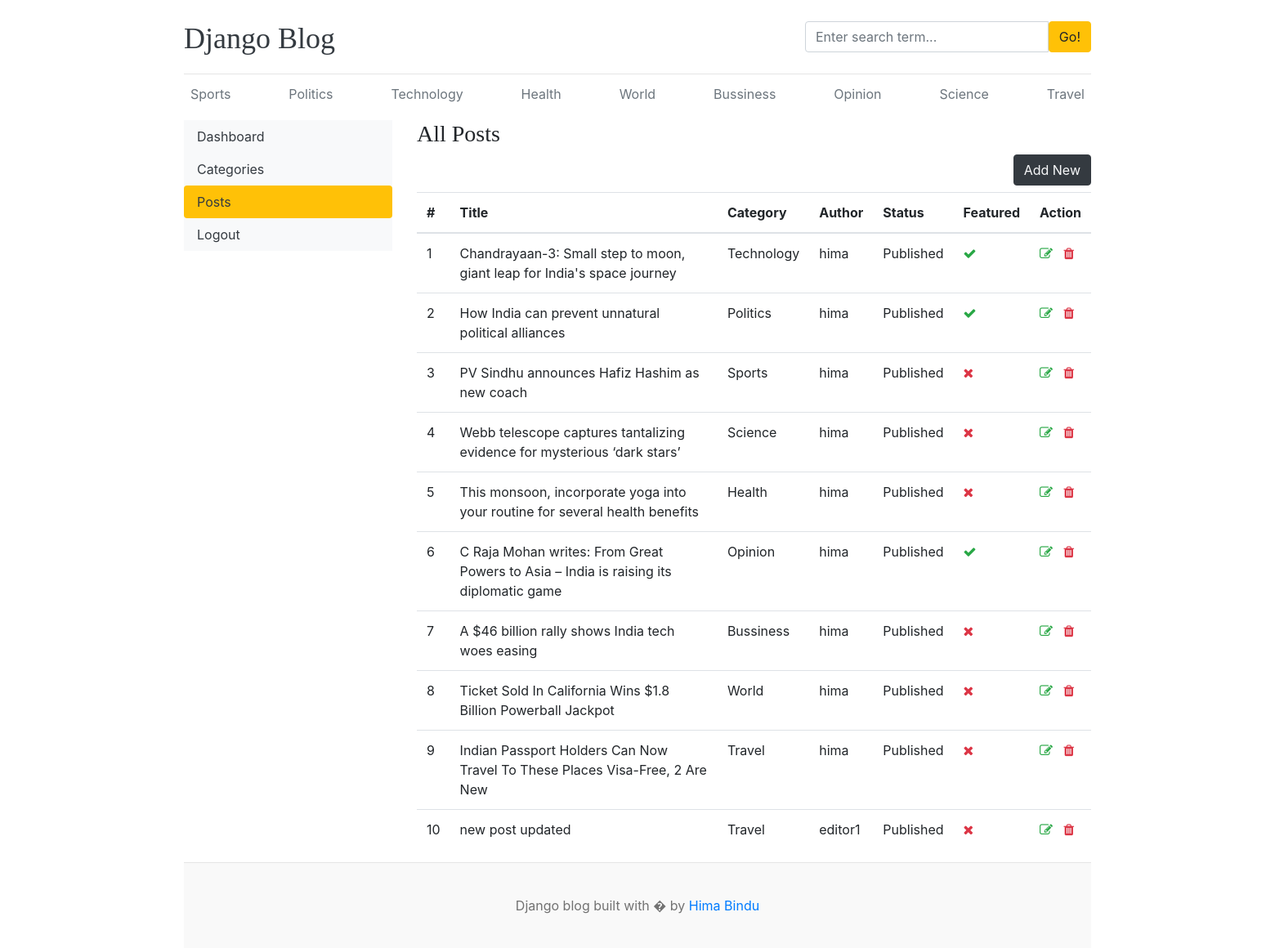
The app's page /dashboard/posts/ with its own data.
### blogs/models.py (models this page shows, shortened)
class Category(models.Model):
    category_name=models.CharField(max_length=50,unique=True)
    created_at=models.DateTimeField(auto_now_add=True)
    updated_at=models.DateTimeField(auto_now=True)
    class Meta:
       verbose_name_plural='categories'
    def __str__(self):
        return self.category_name

class Blog(models.Model):
    title=models.CharField(max_length=100)
    slug=models.SlugField(max_length=150,unique=True,blank=True)
    category=models.ForeignKey(Category,on_delete=models.CASCADE)
    author=models.ForeignKey(User,on_delete=models.CASCADE)
    featured_image=models.ImageField(upload_to='uploads/%Y/%m/%d')
    short_description=models.TextField(max_length=500)
    blog_body=models.TextField(max_length=2000)
    status=models.CharField(max_length=20,choices=STATUS_CHOICES,default="Draft")
    is_featured=models.BooleanField(default=False)
    created_at=models.DateTimeField(auto_now_add=True)
    updated_at=models.DateTimeField(auto_now=True)

### dashboards/views.py (the view)
# urls.py: path('posts/',views.posts,name='posts'),
def posts(request):
    posts=Blog.objects.all()
    context={
        'posts':posts,
    }
    return render(request,'dashboard/posts.html',context)

### blogs/context_processors.py (called while the page is built)
def get_categories(request):
    categories=Category.objects.all()
    return dict(categories=categories)

def get_social_links(request):
    social_links=SocialLink.objects.all()
    return dict(social_links=social_links)

### templates/dashboard/posts.html (shortened to what this page needs)
{% extends 'base.html' %}
{% block content %}
<div class="row">
  {% include 'dashboard/sidebar.html' %}
  <div class="col-md-9">
    <h3>All Posts</h3>
    <a href="{% url 'add_post' %}" class="btn btn-dark text-light float-right mb-2">Add New</a>
    <table class="table table-hover">
      <thead>
        <tr>
          <th>#</th>
          <th>Title</th>
          <th>Category</th>
          <th>Author</th>
          <th>Status</th>
          <th>Featured</th>
          <th>Action</th>
        </tr>
      </thead>
      <tbody>
        {% for post in posts %}
        <tr>
          <td>{{ forloop.counter }}</td>
          <td>{{ post.title }}</td>
          <td>{{ post.category }}</td>
          <td>{{ post.author }}</td>
          <td>{{ post.status }}</td>
          <td>{% if post.is_featured %}<i class="fa fa-check text-success"></i>{% else %}<i class="fa fa-times text-danger"></i>{% endif %}</td>
          <td>
            <a href="{% url 'edit_post' post.id %}"><i class="fa fa-edit text-success"></i></a>
            <a href="{% url 'delete_post' post.id %}"><i class="fa fa-trash text-danger"></i></a>
          </td>
        </tr>
        {% endfor %}
    </table>
  </div>
</div>
{% endblock %}

### templates/base.html (shortened to what this page needs)
{% load static %}
<!DOCTYPE html>
<html lang="en">
<head>
    <link href="https://getbootstrap.com/docs/4.0/dist/css/bootstrap.min.css" rel="stylesheet">
    <link href="{% static 'css/blog.css' %}" rel="stylesheet">
    <link rel="stylesheet" href="https://cdnjs.cloudflare.com/ajax/libs/font-awesome/4.7.0/css/font-awesome.min.css">
  </head>
<body>
    <div class="container">
      <header class="blog-header py-3">
        <div class="row flex-nowrap justify-content-between align-items-center">
          <div class="col-8 pt-1">
            <a class="blog-header-logo text-dark" href="/">Django Blog</a>
          </div>
          <div class="col-4">
            <form action="{% url 'search' %}" method="GET">
              <div class="input-group">
                <input class="form-control" type="text" name="keyword"  value="{{ keyword }}" placeholder="Enter search term..." aria-label="Enter search term..." aria-describedby="button-search" />
                <button type="submit" class="btn btn-warning" id="button-search" type="button">Go!</button>
            </div>
            </form>
          </div>
          <div class="col-4 d-flex justify-content-end align-items-center">
          </div>
        </div>
      </header>
      <div class="nav-scroller py-1 mb-2">
        <nav class="nav d-flex justify-content-between">
            {% for cat in categories %}
            <a class="p-2 text-muted" href="{% url 'posts_by_category' cat.id %}">{{ cat.category_name }}</a>
             {% endfor %}
        </nav>
      </div>
{% block content %}
{% endblock %}
<footer class="blog-footer">
    <p>Django blog built with � by <a href="#">Hima Bindu</a></p>
  </footer>
  </body>
  </html>

### blog_main/static/css/blog.css (style rules this page uses)
.blog-header { border-bottom: 1px solid #e5e5e5; }
.blog-header-logo { font-family: "Playfair Display", Georgia, "Times New Roman", serif; font-size: 2.25rem; }
h1, h2, h3, h4, h5, h6 { font-family: "Playfair Display", Georgia, "Times New Roman", serif; }
.blog-footer { padding: 2.5rem 0; color: #727272; text-align: center; background-color: #f9f9f9; border-top: .05rem solid #e5e5e5; }
.blog-footer p:last-child { margin-bottom: 0; }

### records on screen
Category: category_name "Sports"
Category: category_name "Politics"
Category: category_name "Technology"
Category: category_name "Health"
Category: category_name "World"
Category: category_name "Bussiness"
Category: category_name "Opinion"
Category: category_name "Science"
Category: category_name "Travel"
Blog: title "Chandrayaan-3: Small step to moon, giant leap for India's space journey", category "Technology", author "hima", status "Published", is_featured True (drawn)
Blog: title "How India can prevent unnatural political alliances", category "Politics", author "hima", status "Published", is_featured True (drawn)
Blog: title "PV Sindhu announces Hafiz Hashim as new coach", category "Sports", author "hima", status "Published", is_featured False (drawn)
Blog: title "Webb telescope captures tantalizing evidence for mysterious ‘dark stars’", category "Science", author "hima", status "Published", is_featured False (drawn)
Blog: title "This monsoon, incorporate yoga into your routine for several health benefits", category "Health", author "hima", status "Published", is_featured False (drawn)
Blog: title "C Raja Mohan writes: From Great Powers to Asia – India is raising its diplomatic game", category "Opinion", author "hima", status "Published", is_featured True (drawn)
Blog: title "A $46 billion rally shows India tech woes easing", category "Bussiness", author "hima", status "Published", is_featured False (drawn)
Blog: title "Ticket Sold In California Wins $1.8 Billion Powerball Jackpot", category "World", author "hima", status "Published", is_featured False (drawn)
Blog: title "Indian Passport Holders Can Now Travel To These Places Visa-Free, 2 Are New", category "Travel", author "hima", status "Published", is_featured False (drawn)
Blog: title "new post updated", category "Travel", author "editor1", status "Published", is_featured False (drawn)
